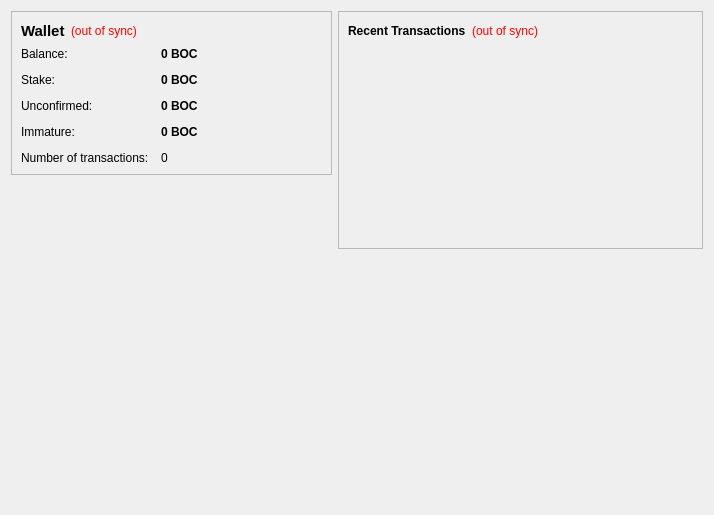
<?xml version="1.0" encoding="UTF-8"?>
<ui version="4.0">
 <class>OverviewPage</class>
 <widget class="QWidget" name="OverviewPage">
  <property name="geometry">
   <rect>
    <x>0</x>
    <y>0</y>
    <width>714</width>
    <height>515</height>
   </rect>
  </property>
  <property name="windowTitle">
   <string>Form</string>
  </property>
  <layout class="QHBoxLayout" name="horizontalLayout" stretch="1,0">
   <item>
    <layout class="QVBoxLayout" name="verticalLayout_2">
     <item>
      <widget class="QFrame" name="frame">
       <property name="frameShape">
        <enum>QFrame::StyledPanel</enum>
       </property>
       <property name="frameShadow">
        <enum>QFrame::Raised</enum>
       </property>
       <layout class="QVBoxLayout" name="verticalLayout_4">
        <item>
         <layout class="QHBoxLayout" name="horizontalLayout_4">
          <item>
           <widget class="QLabel" name="label_5">
            <property name="font">
             <font>
              <pointsize>11</pointsize>
              <weight>75</weight>
              <bold>true</bold>
             </font>
            </property>
            <property name="text">
             <string>Wallet</string>
            </property>
           </widget>
          </item>
          <item>
           <widget class="QLabel" name="labelWalletStatus">
            <property name="toolTip">
             <string>The displayed information may be out of date. Your wallet automatically synchronizes with the tekcoin network after a connection is established, but this process has not completed yet.</string>
            </property>
            <property name="styleSheet">
             <string notr="true">QLabel { color: red; }</string>
            </property>
            <property name="text">
             <string notr="true">(out of sync)</string>
            </property>
            <property name="alignment">
             <set>Qt::AlignLeading|Qt::AlignLeft|Qt::AlignVCenter</set>
            </property>
           </widget>
          </item>
          <item>
           <spacer name="horizontalSpacer_2">
            <property name="orientation">
             <enum>Qt::Horizontal</enum>
            </property>
            <property name="sizeHint" stdset="0">
             <size>
              <width>40</width>
              <height>20</height>
             </size>
            </property>
           </spacer>
          </item>
         </layout>
        </item>
        <item>
         <layout class="QFormLayout" name="formLayout_2">
          <property name="fieldGrowthPolicy">
           <enum>QFormLayout::AllNonFixedFieldsGrow</enum>
          </property>
          <property name="horizontalSpacing">
           <number>12</number>
          </property>
          <property name="verticalSpacing">
           <number>12</number>
          </property>
          <item row="0" column="0">
           <widget class="QLabel" name="label">
            <property name="text">
             <string>Balance:</string>
            </property>
           </widget>
          </item>
          <item row="0" column="1">
           <widget class="QLabel" name="labelBalance">
            <property name="font">
             <font>
              <weight>75</weight>
              <bold>true</bold>
             </font>
            </property>
            <property name="cursor">
             <cursorShape>IBeamCursor</cursorShape>
            </property>
            <property name="toolTip">
             <string>Your current balance</string>
            </property>
            <property name="text">
             <string notr="true">0 BOC</string>
            </property>
            <property name="textInteractionFlags">
             <set>Qt::LinksAccessibleByMouse|Qt::TextSelectableByKeyboard|Qt::TextSelectableByMouse</set>
            </property>
           </widget>
          </item>
          <item row="1" column="0">
           <widget class="QLabel" name="label_6">
            <property name="text">
             <string>Stake:</string>
            </property>
           </widget>
          </item>
          <item row="1" column="1">
           <widget class="QLabel" name="labelStake">
            <property name="font">
             <font>
              <weight>75</weight>
              <bold>true</bold>
             </font>
            </property>
            <property name="cursor">
             <cursorShape>IBeamCursor</cursorShape>
            </property>
            <property name="toolTip">
             <string>Total of coins that was staked, and do not yet count toward the current balance</string>
            </property>
            <property name="text">
             <string notr="true">0 BOC</string>
            </property>
            <property name="textInteractionFlags">
             <set>Qt::LinksAccessibleByMouse|Qt::TextSelectableByKeyboard|Qt::TextSelectableByMouse</set>
            </property>
           </widget>
          </item>
          <item row="2" column="0">
           <widget class="QLabel" name="label_3">
            <property name="text">
             <string>Unconfirmed:</string>
            </property>
           </widget>
          </item>
          <item row="2" column="1">
           <widget class="QLabel" name="labelUnconfirmed">
            <property name="font">
             <font>
              <weight>75</weight>
              <bold>true</bold>
             </font>
            </property>
            <property name="cursor">
             <cursorShape>IBeamCursor</cursorShape>
            </property>
            <property name="toolTip">
             <string>Total of transactions that have yet to be confirmed, and do not yet count toward the current balance</string>
            </property>
            <property name="text">
             <string notr="true">0 BOC</string>
            </property>
            <property name="textInteractionFlags">
             <set>Qt::LinksAccessibleByMouse|Qt::TextSelectableByKeyboard|Qt::TextSelectableByMouse</set>
            </property>
           </widget>
          </item>
          <item row="3" column="0">
           <widget class="QLabel" name="labelImmatureText">
            <property name="text">
             <string>Immature:</string>
            </property>
           </widget>
          </item>
          <item row="3" column="1">
           <widget class="QLabel" name="labelImmature">
            <property name="font">
             <font>
              <weight>75</weight>
              <bold>true</bold>
             </font>
            </property>
            <property name="toolTip">
             <string>Mined balance that has not yet matured</string>
            </property>
            <property name="text">
             <string notr="true">0 BOC</string>
            </property>
            <property name="textInteractionFlags">
             <set>Qt::LinksAccessibleByMouse|Qt::TextSelectableByKeyboard|Qt::TextSelectableByMouse</set>
            </property>
           </widget>
          </item>
          <item row="4" column="0">
           <widget class="QLabel" name="label_2">
            <property name="text">
             <string>Number of transactions:</string>
            </property>
           </widget>
          </item>
          <item row="4" column="1">
           <widget class="QLabel" name="labelNumTransactions">
            <property name="toolTip">
             <string>Total number of transactions in wallet</string>
            </property>
            <property name="text">
             <string notr="true">0</string>
            </property>
           </widget>
          </item>
         </layout>
        </item>
       </layout>
      </widget>
     </item>
     <item alignment="Qt::AlignHCenter|Qt::AlignVCenter">
      <widget class="QLabel" name="label_wallet_bgcoin">
       <property name="text">
        <string/>
       </property>
       <property name="pixmap">
        <pixmap resource="../tekcoin.qrc">:/images/wallet_bgcoin</pixmap>
       </property>
      </widget>
     </item>
     <item>
      <spacer name="verticalSpacer">
       <property name="orientation">
        <enum>Qt::Vertical</enum>
       </property>
       <property name="sizeHint" stdset="0">
        <size>
         <width>20</width>
         <height>40</height>
        </size>
       </property>
      </spacer>
     </item>
    </layout>
   </item>
   <item>
    <layout class="QVBoxLayout" name="verticalLayout_3">
     <item>
      <widget class="QFrame" name="frame_2">
		<property name="minimumSize">
			<size>
			<width>365</width>
			<height>0</height>
			</size>
		</property>
       <property name="frameShape">
        <enum>QFrame::StyledPanel</enum>
       </property>
       <property name="frameShadow">
        <enum>QFrame::Raised</enum>
       </property>
       <layout class="QVBoxLayout" name="verticalLayout">
        <item>
         <layout class="QHBoxLayout" name="horizontalLayout_2">
          <item>
           <widget class="QLabel" name="label_4">
            <property name="text">
             <string>&lt;b&gt;Recent Transactions&lt;/b&gt;</string>
            </property>
           </widget>
          </item>
          <item>
           <widget class="QLabel" name="labelTransactionsStatus">
            <property name="toolTip">
             <string>The displayed information may be out of date. Your wallet automatically synchronizes with the tekcoin network after a connection is established, but this process has not completed yet.</string>
            </property>
            <property name="styleSheet">
             <string notr="true">QLabel { color: red; }</string>
            </property>
            <property name="text">
             <string notr="true">(out of sync)</string>
            </property>
			
            <property name="alignment">
             <set>Qt::AlignRight|Qt::AlignTrailing|Qt::AlignVCenter</set>
            </property>
			
           </widget>
          </item>
          <item>
           <spacer name="horizontalSpacer">
            <property name="orientation">
             <enum>Qt::Horizontal</enum>
            </property>
            <property name="sizeHint" stdset="0">
             <size>
              <width>40</width>
              <height>20</height>
             </size>
            </property>
           </spacer>
          </item>
         </layout>
        </item>
        <item>
         <widget class="QListView" name="listTransactions">
          <property name="styleSheet">
           <string notr="true">QListView { background: transparent; }</string>
          </property>
          <property name="frameShape">
           <enum>QFrame::NoFrame</enum>
          </property>
          <property name="verticalScrollBarPolicy">
           <enum>Qt::ScrollBarAlwaysOff</enum>
          </property>
          <property name="horizontalScrollBarPolicy">
           <enum>Qt::ScrollBarAlwaysOff</enum>
          </property>
          <property name="selectionMode">
           <enum>QAbstractItemView::NoSelection</enum>
          </property>
         </widget>
        </item>
       </layout>
      </widget>
     </item>
    <item>
      <widget class="QLabel" name="label_tekcoin_Intro">
       <property name="text">
        <string/>
       </property>
      </widget>
     </item>
     <item>
      <spacer name="verticalSpacer_2">
       <property name="orientation">
        <enum>Qt::Vertical</enum>
       </property>
       <property name="sizeHint" stdset="0">
        <size>
         <width>20</width>
         <height>40</height>
        </size>
       </property>
      </spacer>
     </item>
    </layout>
   
   </item>
  </layout>
 </widget>
 <resources>
  <include location="../tekcoin.qrc"/>
 </resources>
 <connections/>
</ui>
